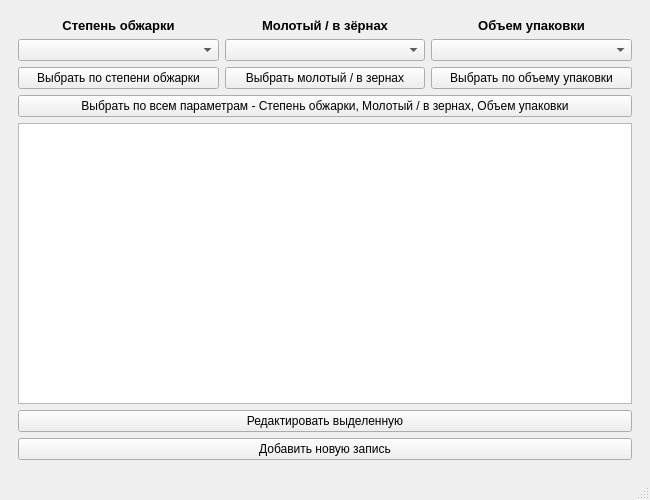
<?xml version="1.0" encoding="UTF-8"?>
<ui version="4.0">
 <class>MainWindow</class>
 <widget class="QMainWindow" name="MainWindow">
  <property name="geometry">
   <rect>
    <x>0</x>
    <y>0</y>
    <width>650</width>
    <height>500</height>
   </rect>
  </property>
  <property name="windowTitle">
   <string>Эспрессо</string>
  </property>
  <widget class="QWidget" name="centralwidget">
   <layout class="QVBoxLayout" name="verticalLayout">
    <item>
     <widget class="QWidget" name="widget" native="true">
      <layout class="QGridLayout" name="gridLayout">
       <item row="0" column="0">
        <layout class="QVBoxLayout" name="verticalLayout_2">
         <item>
          <widget class="QLabel" name="label_2">
           <property name="text">
            <string>&lt;html&gt;&lt;head/&gt;&lt;body&gt;&lt;p align=&quot;center&quot;&gt;&lt;span style=&quot; font-size:10pt; font-weight:600;&quot;&gt;Степень обжарки&lt;/span&gt;&lt;/p&gt;&lt;/body&gt;&lt;/html&gt;</string>
           </property>
          </widget>
         </item>
         <item>
          <widget class="QComboBox" name="comboBox"/>
         </item>
         <item>
          <widget class="QPushButton" name="pushButton_2">
           <property name="text">
            <string>Выбрать по степени обжарки</string>
           </property>
          </widget>
         </item>
        </layout>
       </item>
       <item row="0" column="1">
        <layout class="QVBoxLayout" name="verticalLayout_3">
         <item>
          <widget class="QLabel" name="label_3">
           <property name="text">
            <string>&lt;html&gt;&lt;head/&gt;&lt;body&gt;&lt;p align=&quot;center&quot;&gt;&lt;span style=&quot; font-size:10pt; font-weight:600;&quot;&gt;Молотый / в зёрнах&lt;/span&gt;&lt;/p&gt;&lt;/body&gt;&lt;/html&gt;</string>
           </property>
          </widget>
         </item>
         <item>
          <widget class="QComboBox" name="comboBox_2"/>
         </item>
         <item>
          <widget class="QPushButton" name="pushButton_3">
           <property name="text">
            <string>Выбрать молотый / в зернах</string>
           </property>
          </widget>
         </item>
        </layout>
       </item>
       <item row="0" column="2">
        <layout class="QVBoxLayout" name="verticalLayout_4">
         <item>
          <widget class="QLabel" name="label_4">
           <property name="text">
            <string>&lt;html&gt;&lt;head/&gt;&lt;body&gt;&lt;p align=&quot;center&quot;&gt;&lt;span style=&quot; font-size:10pt; font-weight:600;&quot;&gt;Объем упаковки&lt;/span&gt;&lt;/p&gt;&lt;/body&gt;&lt;/html&gt;</string>
           </property>
          </widget>
         </item>
         <item>
          <widget class="QComboBox" name="comboBox_3"/>
         </item>
         <item>
          <widget class="QPushButton" name="pushButton_4">
           <property name="text">
            <string>Выбрать по объему упаковки</string>
           </property>
          </widget>
         </item>
        </layout>
       </item>
       <item row="1" column="0" colspan="3">
        <layout class="QVBoxLayout" name="verticalLayout_5">
         <item>
          <widget class="QPushButton" name="pushButton">
           <property name="text">
            <string>Выбрать по всем параметрам - Степень обжарки, Молотый / в зернах, Объем упаковки</string>
           </property>
          </widget>
         </item>
         <item>
          <widget class="QTableWidget" name="tableWidget"/>
         </item>
         <item>
          <widget class="QPushButton" name="pushButton_5">
           <property name="text">
            <string>Редактировать выделенную</string>
           </property>
          </widget>
         </item>
         <item>
          <widget class="QPushButton" name="pushButton_6">
           <property name="text">
            <string>Добавить новую запись</string>
           </property>
          </widget>
         </item>
        </layout>
       </item>
      </layout>
     </widget>
    </item>
   </layout>
  </widget>
  <widget class="QMenuBar" name="menubar">
   <property name="geometry">
    <rect>
     <x>0</x>
     <y>0</y>
     <width>650</width>
     <height>21</height>
    </rect>
   </property>
  </widget>
  <widget class="QStatusBar" name="statusbar"/>
 </widget>
 <resources/>
 <connections/>
</ui>
